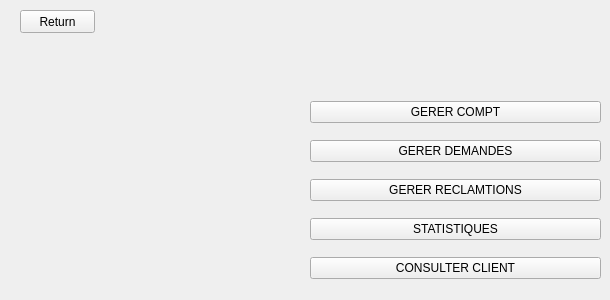
      <widget class="QWidget" name="page_54">
       <widget class="QPushButton" name="pushButton_271">
        <property name="geometry">
         <rect>
          <x>20</x>
          <y>10</y>
          <width>75</width>
          <height>23</height>
         </rect>
        </property>
        <property name="text">
         <string>Return</string>
        </property>
       </widget>
       <widget class="QWidget" name="layoutWidget_71">
        <property name="geometry">
         <rect>
          <x>310</x>
          <y>90</y>
          <width>291</width>
          <height>201</height>
         </rect>
        </property>
        <layout class="QVBoxLayout" name="verticalLayout_60">
         <item>
          <widget class="QPushButton" name="pushButton_272">
           <property name="text">
            <string>GERER COMPT</string>
           </property>
          </widget>
         </item>
         <item>
          <widget class="QPushButton" name="pushButton_273">
           <property name="text">
            <string>GERER DEMANDES</string>
           </property>
          </widget>
         </item>
         <item>
          <widget class="QPushButton" name="pushButton_274">
           <property name="text">
            <string>GERER RECLAMTIONS</string>
           </property>
          </widget>
         </item>
         <item>
          <widget class="QPushButton" name="pushButton_275">
           <property name="text">
            <string>STATISTIQUES</string>
           </property>
          </widget>
         </item>
         <item>
          <widget class="QPushButton" name="pushButton_276">
           <property name="text">
            <string>CONSULTER CLIENT</string>
           </property>
          </widget>
         </item>
        </layout>
       </widget>
      </widget>
